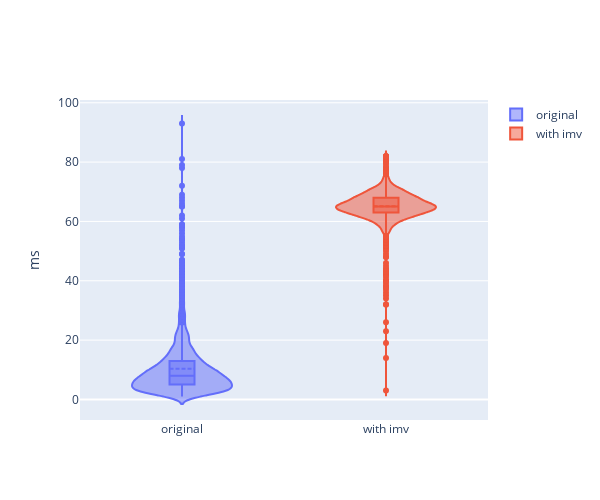

Notebook code cell kept with this figure:
### Code cell
import plotly.graph_objects as go

fig = go.Figure()

fig.add_trace(go.Violin(
                        y=l,
                        name="original",
                        box_visible=True,
                        meanline_visible=True))

fig.add_trace(go.Violin(
                        y=i,
                        name="with imv",
                        box_visible=True,
                        meanline_visible=True))

fig.update_layout(
    autosize=False,
    width=600,
    height=500,
    yaxis=dict(
        title_text="ms",)
    )

fig.show()

### Figure 1 — Plotly figure (JSON) as saved in the notebook; plotly's stock layout.template omitted (floating-point values rounded to 4 significant figures; data arrays with more than 128 entries replaced by an {"elided": "..."} marker saying what was removed)
{"data": [{"box": {"visible": true}, "meanline": {"visible": true}, "name": "original", "type": "violin", "y": {"elided": "3000 int values"}}, {"box": {"visible": true}, "meanline": {"visible": true}, "name": "with imv", "type": "violin", "y": {"elided": "3000 int values"}}], "layout": {"autosize": false, "height": 500, "width": 600, "yaxis": {"title": {"text": "ms"}}}}
